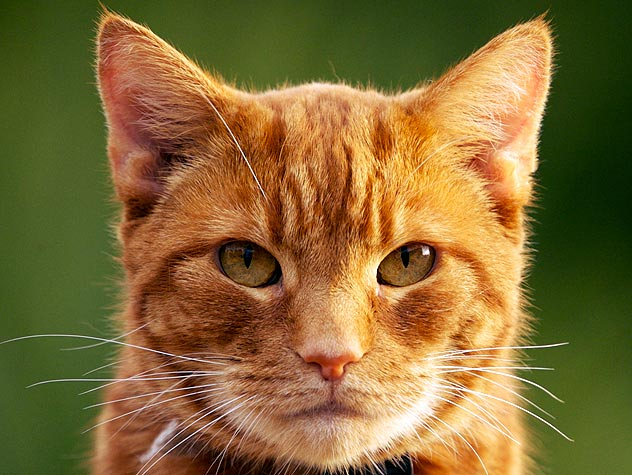
#> input picture cat.jpg, 632 x 475 px
$ python 'Hybrid Image.py'
#> lines starting #> are read from the running program, lines starting #| are printed output that depends on the picture
import numpy as np
import cv2
import matplotlib.pyplot as plt


#importing cat image
gray = cv2.imread('cat.jpg', cv2.IMREAD_GRAYSCALE)
#> gray: shape (475, 632); min 0, max 255, mean 108.2


n=gray.shape [0] #number of rows in the mask
#> n = 475
m=gray.shape [1]
#> m = 632
#number of columns in the mask
x=0
y=0
sigma = 10

#identifying the center
Centerx = (n-1)/2
#> Centerx = 237
Centery = (m-1)/2
#> Centery = 315.5


array = np.zeros((n,m))

#making the desired low-pass Gaussian matrix

while (x < n):
  array [x,y] =(1/((2*3.14*sigma*sigma)**0.5))*np.exp(-(((x-Centerx)*(x-Centerx))+((y-Centery)*(y-Centery)))/(2*sigma*sigma))
  x = x +1

  if (x == n):
    x = 0
    y = y+1
  if (y==m):
    break
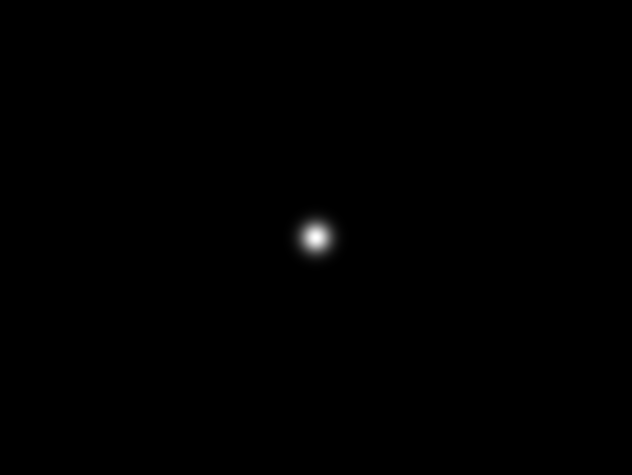
#> array: shape (475, 632) float64; min 0, max 0.0399, mean 8.35e-05; drawn with min black and max white
#> after the loop, x = 0; y = 632

array = ((array- np.min (array))/(np.max(array)-np.min(array))*255)


#fft of the cat image
f = np.fft.fft2 (gray)

#fft of the Gaussian Matrix
array = np.fft.fftshift (array)

#using the filter
filteredf = np.multiply(f, array)

#final cat image
filteredimg = np.fft.ifft2(filteredf)
filteredimg = np.real (filteredimg)
filteredimg = (filteredimg/np.max (filteredimg))*255
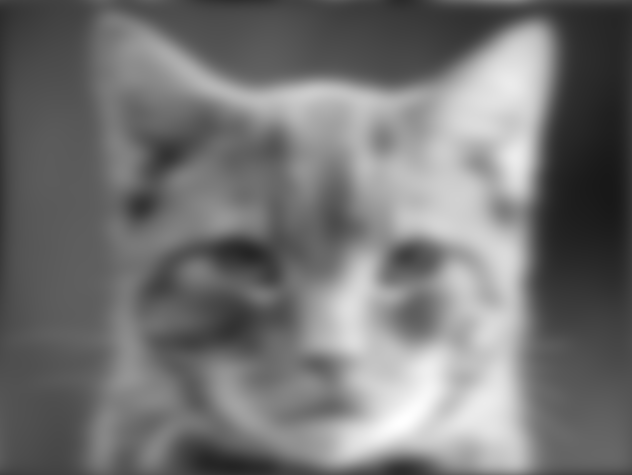
#> filteredimg: shape (475, 632) float64; min 24.3, max 255, mean 116.5

#cat image plot
fig1 = plt.figure(figsize = (7, 5))
fig1.add_subplot(121)
plt.title("Original Image")
plt.imshow(gray,  cmap= 'gray' , vmin=0, vmax=255)
fig1.add_subplot(122)
plt.title("Filtered Image")
plt.imshow(filteredimg, cmap= 'gray' , vmin=0, vmax=255)
plt.show()


#importing dog image
gray1 = cv2.imread('dog.jpg', cv2.IMREAD_GRAYSCALE)
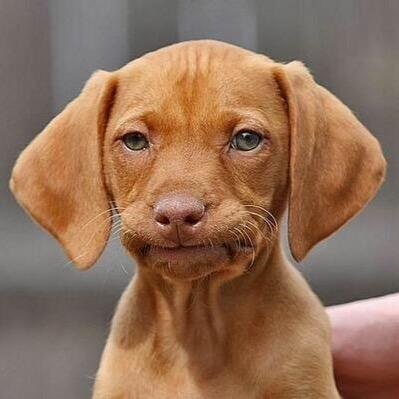
#> input picture dog.jpg, 399 x 399 px
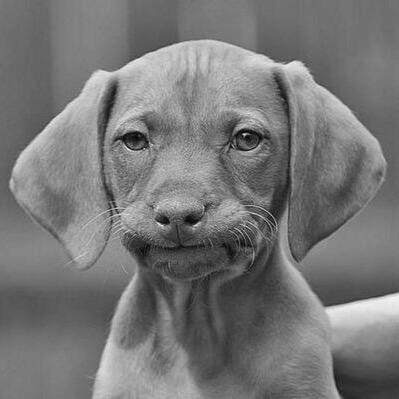
#> gray1: shape (399, 399); min 0, max 243, mean 118.9


n=gray1.shape [0] #number of rows in the mask
#> n = 399
m=gray1.shape [1]
#> m = 399
 #number of columns in the mask
x=0
y=0
sigma = 10
#identifying thecenter
Centerx = (n-1)/2
#> Centerx = 199
Centery = (m-1)/2
#> Centery = 199


array = np.zeros((n,m))

#making the desired high-pass Gaussian matrix

while (x < n):
  array [x,y] =1-(1/((2*3.14*sigma*sigma)**0.5))*np.exp(-(((x-Centerx)*(x-Centerx))+((y-Centery)*(y-Centery)))/(2*sigma*sigma))
  x = x +1

  if (x == n):
    x = 0
    y = y+1
  if (y==m):
    break
#> array: shape (399, 399) float64
#> after the loop, x = 0; y = 399

array = ((array- np.min (array))/(np.max(array)-np.min(array))*255)

#fft of the dog image
f1 = np.fft.fft2 (gray1)

#fft of the Gaussian Matrix
array = np.fft.fftshift (array)

#using the filter
filteredf1 = np.multiply(f1, array)

#final dog image
filteredimg1 = np.fft.ifft2(filteredf1)
filteredimg1 = np.real (filteredimg1)
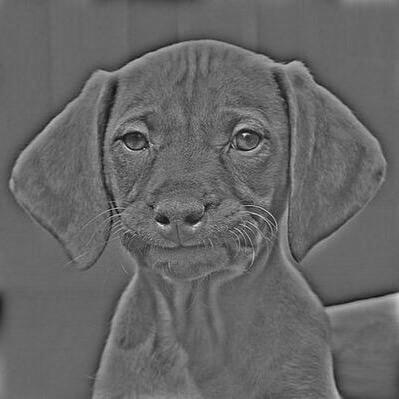
#> filteredimg1: shape (399, 399) float64; min -25080.6, max 37753.8, mean 301.7; drawn with min black and max white
filteredimg1 = (filteredimg1/np.max (filteredimg1))*255

#dog image plot
fig2 = plt.figure(figsize = (7, 5))
fig2.add_subplot(121)
plt.title("Original Image")
plt.imshow(gray1,  cmap= 'gray' , vmin=0, vmax=255)
fig2.add_subplot(122)
plt.title("Filtered Image")
plt.imshow(filteredimg1, cmap= 'gray' , vmin=0, vmax=255)
plt.show()

#making the hybrid image
# Resize filteredimg1 to match the dimensions of filteredimg
filteredimg1 = cv2.resize(filteredimg1, (gray.shape [1], gray.shape [0]))
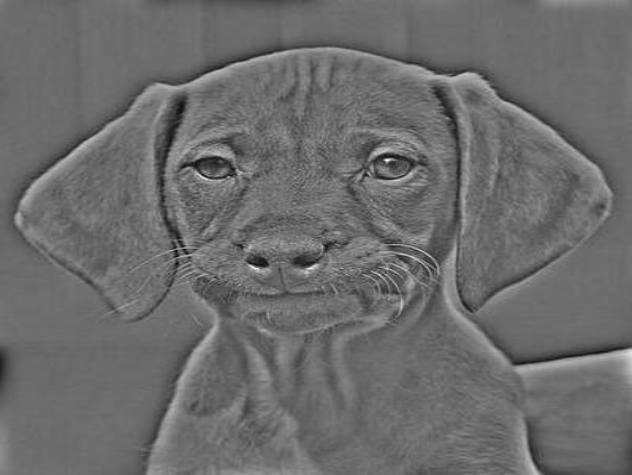
#> filteredimg1: shape (475, 632) float64; min -158.9, max 220.2, mean 2; drawn with min black and max white

# Create the hybrid image by adding the two filtered images
hybridimg = cv2.addWeighted(filteredimg, 0.5, filteredimg1, 0.5, 0)
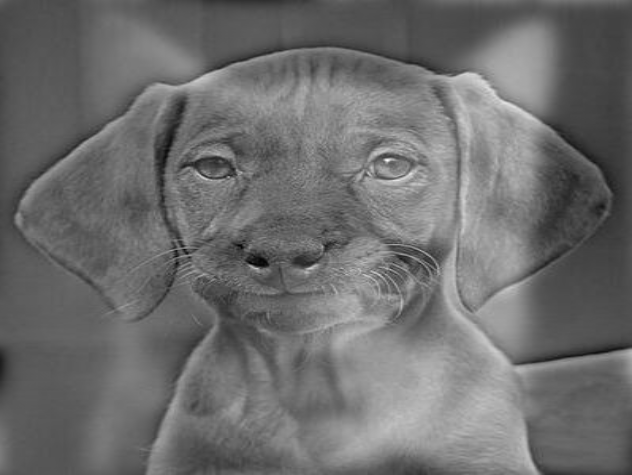
#> hybridimg: shape (475, 632) float64; min -42.23, max 193.8, mean 59.3; drawn with min black and max white

#hybrid image plot
fig3 = plt.figure(figsize = (5, 3))
fig3.add_subplot(121)
plt.title("Hybrid Image")
plt.imshow(hybridimg,  cmap= 'gray' , vmin=0, vmax=255)
fig3.add_subplot(154)
plt.title("Hybrid Image 2")
plt.imshow(hybridimg,  cmap= 'gray' , vmin=0, vmax=255)
plt.show()
